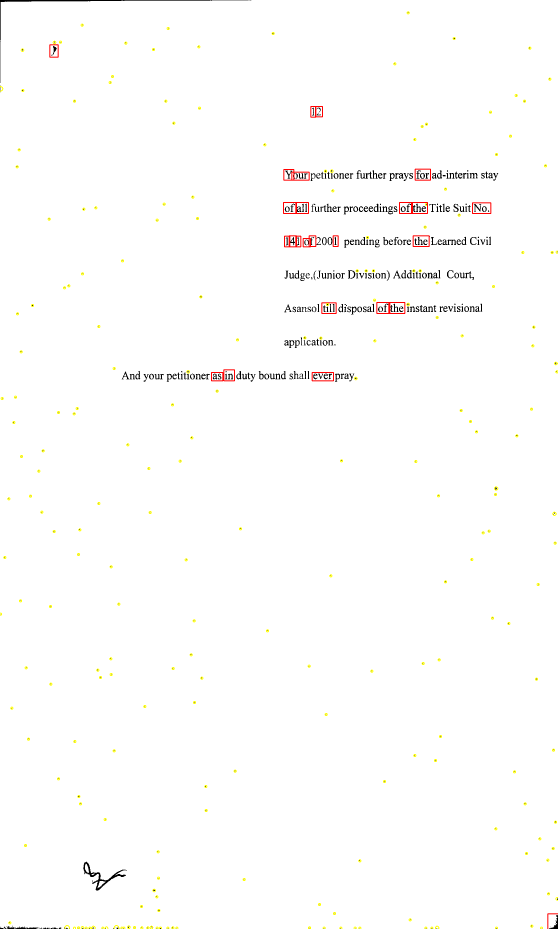
#> input picture marked_original.png, 1673 x 2786 px (shown at 1/3 size)
$ python -i utils.py   (imports and definitions only)
#> lines starting #> are read from the running program, lines starting #| are printed output that depends on the picture; after the words box and inside, x2 and y2 are one past the last pixel; in counts of white or black regions, pixels touching at a corner belong together
import cv2
import numpy as np
import tkinter as tk
from skimage.filters import threshold_sauvola
import matplotlib.pyplot as plt
########################################################################################
# [196 lines left out: functions show, show, remove_noise, detect_noise, deskew, not called in this run]
#############################################################################
def deskew_using_text_bbox(img_gray, debug=False):
    """
    Deskew image using TEXT bounding boxes only.
    Robust against tables, borders, vertical lines.

    Returns:
        rotated_image, skew_angle
    """
#> called with debug = False

    # 1. Binarize (text foreground = white)
    _, bw = cv2.threshold(
        img_gray, 0, 255,
        cv2.THRESH_BINARY_INV + cv2.THRESH_OTSU
    )
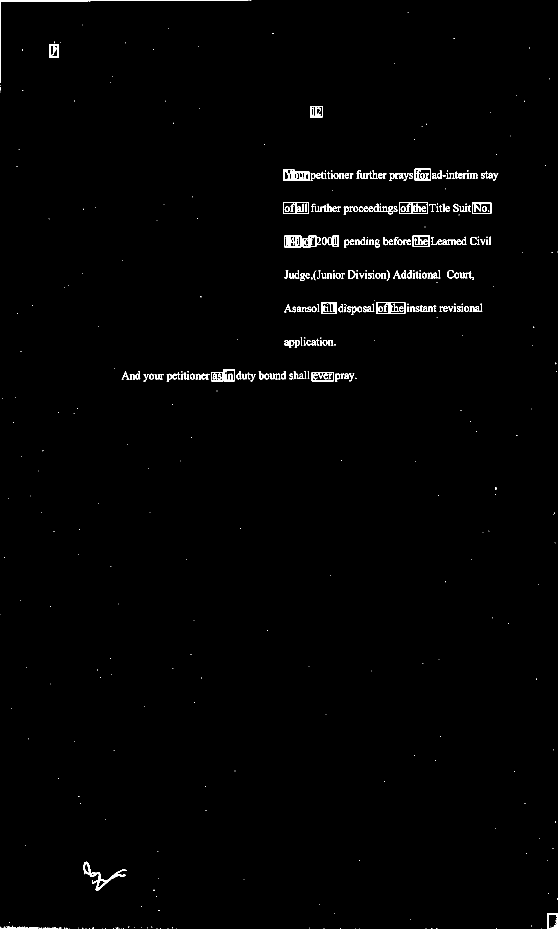
#> bw: shape (2786, 1673) (shown at 1/3 size); 0.88% white; 531 white regions (270 under 20 px), largest, box (x1, y1, x2, y2) and area: (0, 0, 746, 249) 2482, (250, 2585, 380, 2672) 1747, (1197, 606, 1284, 642) 1075

    # 2. Morphology to connect characters into words/lines
    kernel = cv2.getStructuringElement(cv2.MORPH_RECT, (30, 5))
    bw = cv2.morphologyEx(bw, cv2.MORPH_CLOSE, kernel)
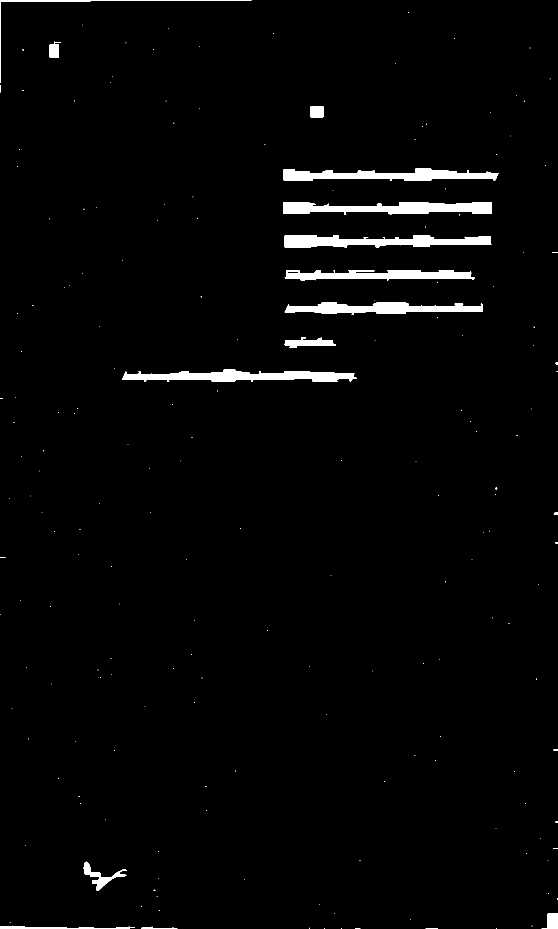
#> bw: shape (2786, 1673) (shown at 1/3 size); 2.1% white; 196 white regions (174 under 20 px)

    # 3. Find connected components (text blocks)
    contours, _ = cv2.findContours(
        bw, cv2.RETR_EXTERNAL, cv2.CHAIN_APPROX_SIMPLE
    )
#> contours = 196 contours, 180 with area under 20; largest, box (x1, y1, x2, y2) and area: (850, 606, 1475, 643) 15558, (853, 706, 1474, 743) 14044, (366, 1108, 1070, 1145) 13902, (851, 506, 1496, 543) 13397, (854, 906, 1448, 944) 12544

    angles = []
    boxes = []

    for cnt in contours:
        area = cv2.contourArea(cnt)
        if area < 500:      # remove noise
            continue

        rect = cv2.minAreaRect(cnt)
        (cx, cy), (w, h), angle = rect

        # Filter non-text shapes (tables, lines)
        if w < 20 or h < 10:
            continue

        # Normalize angle
        if w < h:
            angle = angle + 90

        angles.append(angle)
        boxes.append(rect)
#> this loop made 196 passes
#> (area, rect, cx, cy, w, h, angle) on passes 12, 23: (1305, ((1648.5, 2762.5), (45, 47), -90), 1648.5, 2762.5, 45, 47, 0), (2491.5, ((309.9, 2635), (78.02, 129.9), -78.41), 309.9, 2635, 78.02, 129.9, 11.59)
#> (area, cx, cy, w, h, angle) on passes 9, 122, 148, 157, 174, 196: (968.5, 202, 2781, 8, 404, -90), (13902.5, 717.5, 1126, 36, 703, 0), (14044, 1163, 724, 36, 620, 0), (15558.5, 1162, 624, 36, 624, 0), (1235.5, 950.5, 335, 34, 37, 0), (1759.5, 377, 124, 248, 754, 0)
#> after the loop, angles = [0, 11.59, 0, -3.91, -0.347, -0.178, 0, 0, -0.145, 0, -86.82, 0]; boxes = 12 items

    if len(angles) == 0:
        return img_gray, 0.0

    # 4. Median angle (robust)
    skew_angle = np.median(angles)
#> skew_angle = 0

    # 5. Rotate image
    (h, w) = img_gray.shape
#> h = 2786; w = 1673
    M = cv2.getRotationMatrix2D((w // 2, h // 2), skew_angle, 1.0)
#> M = [[1, 0, 0], [0, 1, 0]]
    rotated = cv2.warpAffine(
        img_gray, M, (w, h),
        flags=cv2.INTER_LINEAR,
        borderMode=cv2.BORDER_REPLICATE
    )

    # 6. Optional debug visualization
    if debug:
        vis = cv2.cvtColor(img_gray, cv2.COLOR_GRAY2BGR)
        for rect in boxes:
            box = cv2.boxPoints(rect)
            box = np.intp(box)
            cv2.drawContours(vis, [box], 0, (0, 255, 0), 1)

        cv2.putText(
            vis,
            f"Skew angle: {skew_angle:.2f} deg",
            (20, 40),
            cv2.FONT_HERSHEY_SIMPLEX,
            1,
            (0, 0, 255),
            2
        )
        show(vis)

    return rotated, skew_angle
####################################################################################
# [28 lines left out: functions inpaint, to_gray, not called in this run]
#############################################################################

>>> import cv2
>>> picture = cv2.imread('../marked_original.png', cv2.IMREAD_GRAYSCALE)
>>> result = deskew_using_text_bbox(picture)
